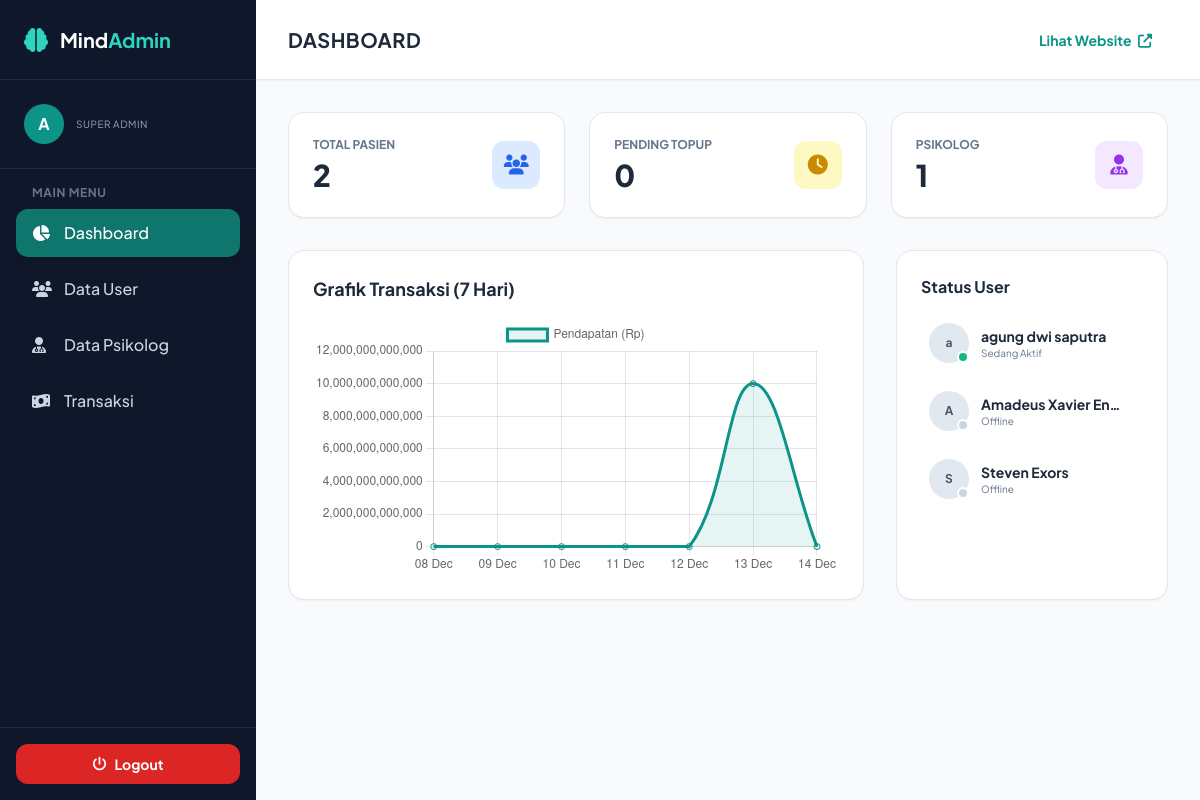
Page /panel_admin.php on the committed database.
### tables this page shows
CREATE TABLE `users` (
  `id` int(11) NOT NULL,
  `name` varchar(100) NOT NULL,
  `email` varchar(100) NOT NULL,
  `password` varchar(255) NOT NULL,
  `role` enum('admin','patient','therapist') DEFAULT 'patient',
  `avatar` varchar(255) DEFAULT 'default.png',
  `balance` decimal(15,2) DEFAULT 0.00,
  `bio` text DEFAULT NULL,
  `language_pref` varchar(5) DEFAULT 'id',
  `avatar_color` varchar(20) DEFAULT 'teal-500',
  `last_activity` datetime DEFAULT NULL,
  `created_at` timestamp NOT NULL DEFAULT current_timestamp()
);

### panel_admin.php (the view, shortened to what this page needs)
<?php
$view = $_GET['view'] ?? 'dashboard';
$query_pending = mysqli_query($conn, "SELECT COUNT(*) as total FROM topups WHERE status='pending'");
$data_pending = mysqli_fetch_assoc($query_pending);
$count_pending = $data_pending['total'];
$chart_labels = [];
$chart_data = [];
for ($i = 6; $i >= 0; $i--) {
    $date = date('Y-m-d', strtotime("-$i days"));
    $chart_labels[] = date('d M', strtotime($date));
    $q_sum = mysqli_fetch_assoc(mysqli_query($conn, "SELECT SUM(amount) as total FROM topups WHERE status='success' AND DATE(created_at) = '$date'"));
    $chart_data[] = $q_sum['total'] ?? 0;
}
?>
<!DOCTYPE html>
<html lang="id">
<head>
    <script src="https://cdn.tailwindcss.com"></script>
    <link href="https://cdnjs.cloudflare.com/ajax/libs/font-awesome/6.4.0/css/all.min.css" rel="stylesheet">
</head>
<body class="flex h-screen overflow-hidden text-slate-800">
    <aside class="w-64 bg-slate-900 text-slate-300 flex flex-col shrink-0 transition-all duration-300">
        <div class="h-20 flex items-center px-6 border-b border-slate-800">
            <i class="fa-solid fa-brain text-teal-400 text-2xl mr-3"></i>
            <span class="text-xl font-bold text-white">Mind<span class="text-teal-400">Admin</span></span>
        </div>
        <div class="p-6 border-b border-slate-800 flex items-center gap-3">
            <div class="w-10 h-10 rounded-full bg-teal-600 text-white flex items-center justify-center font-bold">A</div>
            <div class="overflow-hidden">
                <p class="text-[10px] text-slate-400 uppercase tracking-wider">Super Admin</p>
            </div>
        </div>
        <nav class="flex-1 p-4 space-y-2 overflow-y-auto">
            <p class="px-4 text-xs font-bold text-slate-500 uppercase tracking-wider mb-2">Main Menu</p>
            <a href="dashboard.php?view=dashboard" class="<?= $view=='dashboard'?'nav-active':'' ?> flex items-center px-4 py-3 rounded-xl font-medium hover:bg-slate-800 transition"><i class="fa-solid fa-chart-pie w-5 mr-3"></i> Dashboard</a>
            <a href="dashboard.php?view=users" class="<?= $view=='users'?'nav-active':'' ?> flex items-center px-4 py-3 rounded-xl font-medium hover:bg-slate-800 transition"><i class="fa-solid fa-users w-5 mr-3"></i> Data User</a>
            <a href="dashboard.php?view=therapists" class="<?= $view=='therapists'?'nav-active':'' ?> flex items-center px-4 py-3 rounded-xl font-medium hover:bg-slate-800 transition"><i class="fa-solid fa-user-doctor w-5 mr-3"></i> Data Psikolog</a>
            <a href="dashboard.php?view=transactions" class="<?= $view=='transactions'?'nav-active':'' ?> flex items-center justify-between px-4 py-3 rounded-xl font-medium hover:bg-slate-800 transition">
                <div class="flex items-center"><i class="fa-solid fa-money-bill-wave w-5 mr-3"></i> Transaksi</div>
            </a>
        </nav>
        <div class="p-4 border-t border-slate-800">
            <a href="dashboard.php?logout=true" class="flex items-center justify-center gap-2 w-full py-2.5 bg-red-600 text-white rounded-xl text-sm font-bold hover:bg-red-700 transition">
                <i class="fa-solid fa-power-off"></i> Logout
            </a>
        </div>
    </aside>
    <main class="flex-1 flex flex-col h-full overflow-hidden relative">
        <header class="h-20 bg-white border-b border-slate-200 flex items-center justify-between px-8 shrink-0 z-10 shadow-sm">
            <h2 class="text-xl font-bold text-slate-800 uppercase tracking-wide"><?= ucfirst($view) ?></h2>
            <a href="index.php" target="_blank" class="text-sm font-bold text-teal-600 hover:bg-teal-50 px-4 py-2 rounded-lg transition">Lihat Website <i class="fa-solid fa-external-link-alt ml-1"></i></a>
        </header>
        <div class="flex-1 overflow-y-auto p-8">
            <?php if ($view == 'dashboard'): ?>
                <div class="grid grid-cols-1 md:grid-cols-3 gap-6 mb-8">
                    <div class="bg-white p-6 rounded-2xl shadow-sm border border-slate-200 flex justify-between items-center">
                        <div><p class="text-slate-500 text-xs font-bold uppercase mb-1">Total Pasien</p><h3 class="text-3xl font-extrabold text-slate-800"><?= mysqli_num_rows(mysqli_query($conn, "SELECT * FROM users WHERE role='patient'")) ?></h3></div>
                        <div class="w-12 h-12 bg-blue-100 text-blue-600 rounded-xl flex items-center justify-center text-xl"><i class="fa-solid fa-users"></i></div>
                    </div>
                    <div class="bg-white p-6 rounded-2xl shadow-sm border border-slate-200 flex justify-between items-center">
                        <div><p class="text-slate-500 text-xs font-bold uppercase mb-1">Pending Topup</p><h3 class="text-3xl font-extrabold text-slate-800"><?= $count_pending ?></h3></div>
                        <div class="w-12 h-12 bg-yellow-100 text-yellow-600 rounded-xl flex items-center justify-center text-xl"><i class="fa-solid fa-clock"></i></div>
                    </div>
                    <div class="bg-white p-6 rounded-2xl shadow-sm border border-slate-200 flex justify-between items-center">
                        <div><p class="text-slate-500 text-xs font-bold uppercase mb-1">Psikolog</p><h3 class="text-3xl font-extrabold text-slate-800"><?= mysqli_num_rows(mysqli_query($conn, "SELECT * FROM users WHERE role='therapist'")) ?></h3></div>
                        <div class="w-12 h-12 bg-purple-100 text-purple-600 rounded-xl flex items-center justify-center text-xl"><i class="fa-solid fa-user-doctor"></i></div>
                    </div>
                </div>
                <div class="grid lg:grid-cols-3 gap-8">
                    <div class="lg:col-span-2 bg-white p-6 rounded-2xl border border-slate-200 shadow-sm">
                        <h3 class="font-bold text-lg text-slate-800 mb-4">Grafik Transaksi (7 Hari)</h3>
                        <div class="h-64"><canvas id="revChart"></canvas></div>
                    </div>
                    <div class="lg:col-span-1 bg-white p-6 rounded-2xl border border-slate-200 shadow-sm flex flex-col">
                        <h3 class="font-bold text-slate-800 mb-4">Status User</h3>
                        <div class="flex-1 overflow-y-auto pr-2 space-y-3 max-h-64">
                            <?php
                            $q_on = mysqli_query($conn, "SELECT * FROM users WHERE role != 'admin' ORDER BY last_activity DESC LIMIT 10");
                            while($u = mysqli_fetch_assoc($q_on)):
                                $time_diff = time() - strtotime($u['last_activity']);
                                $is_online = $time_diff < 300;
                            ?>
                            <div class="flex items-center gap-3 p-2 hover:bg-slate-50 rounded-lg transition">
                                <div class="relative">
                                    <div class="w-10 h-10 rounded-full bg-slate-200 flex items-center justify-center font-bold text-slate-600 text-xs"><?= substr($u['name'],0,1) ?></div>
                                    <div class="absolute bottom-0 right-0 w-3 h-3 <?= $is_online?'bg-emerald-500':'bg-slate-300' ?> border-2 border-white rounded-full"></div>
                                </div>
                                <div class="min-w-0"><p class="text-sm font-bold text-slate-800 truncate"><?= $u['name'] ?></p><p class="text-[10px] text-slate-500"><?= $is_online ? 'Sedang Aktif' : 'Offline' ?></p></div>
                            </div>
                            <?php endwhile; ?>
                        </div>
                    </div>
                </div>
            <?php endif; ?>
        </div>
    </main>
    <script>
        const ctx = document.getElementById('revChart');
        if(ctx) {
            new Chart(ctx, {
                type: 'line',
                data: {
                    labels: <?= json_encode($chart_labels) ?>,
                    datasets: [{
                        label: 'Pendapatan (Rp)',
                        data: <?= json_encode($chart_data) ?>,
                        borderColor: '#0d9488',
                        backgroundColor: 'rgba(13, 148, 136, 0.1)',
                        fill: true,
                        tension: 0.4
                    }]
                },
                options: { responsive: true, maintainAspectRatio: false }
            });
        }
    </script>
</body>
</html>

### panel_admin.php (style rules this page uses)
body { font-family: 'Plus Jakarta Sans', sans-serif; background: #F8FAFC; }
.nav-active { background: #0F766E; color: white; box-shadow: 0 4px 6px -1px rgba(0, 0, 0, 0.1); }

### rows in the picture
users: name "a", name "agung dwi saputra", shows "Sedang Aktif"
users: name "A", name "Amadeus Xavier En…", shows "Offline"
users: name "S", name "Steven Exors", shows "Offline"

### other values in the picture
$view "DASHBOARD"
$count_pending "0"
chart data {{ json_encode($chart_data) }} [0,0,0,0,0,"10000099999999.99",0]
